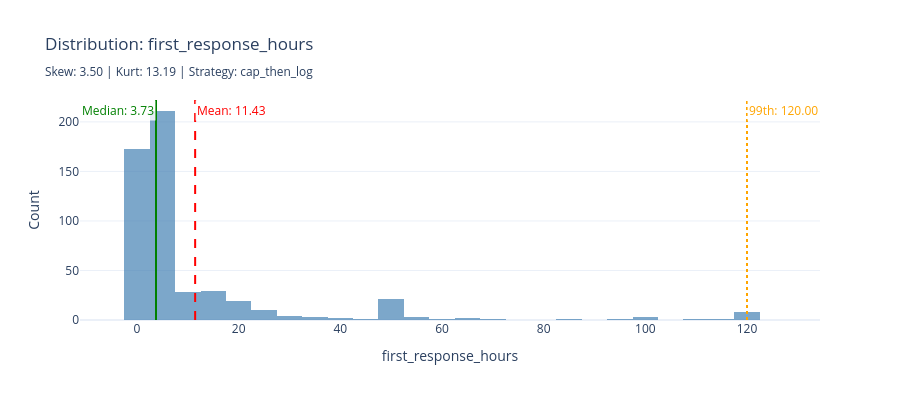
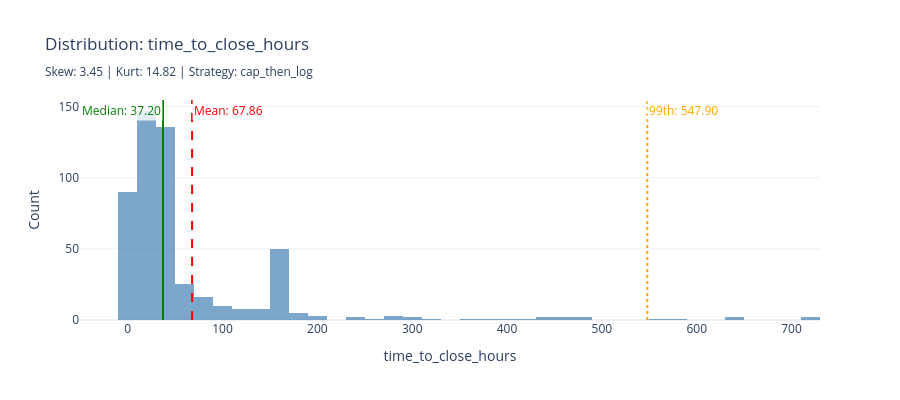
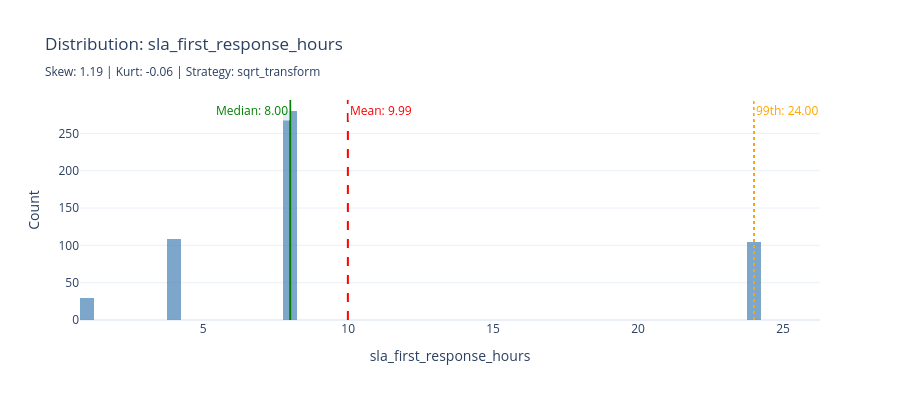

Notebook source saved alongside these figures, in order:
### Code cell
# Per-column distribution visualizations with transformation recommendations
for col_name in numeric_cols:
    analysis = analyses.get(col_name)
    rec = recommendations.get(col_name)
    if not analysis:
        continue

    data = df[col_name].dropna()
    fig = go.Figure()

    fig.add_trace(go.Histogram(x=data, nbinsx=50, name='Distribution',
                                marker_color='steelblue', opacity=0.7))

    mean_val = data.mean()
    median_val = data.median()

    # Position labels on opposite sides to avoid overlap
    mean_position = "top right" if mean_val >= median_val else "top left"
    median_position = "top left" if mean_val >= median_val else "top right"

    fig.add_vline(
        x=mean_val, line_dash="dash", line_color="red",
        annotation_text=f"Mean: {mean_val:.2f}",
        annotation_position=mean_position,
        annotation_font_color="red",
        annotation_bgcolor="rgba(255,255,255,0.8)"
    )

    fig.add_vline(
        x=median_val, line_dash="solid", line_color="green",
        annotation_text=f"Median: {median_val:.2f}",
        annotation_position=median_position,
        annotation_font_color="green",
        annotation_bgcolor="rgba(255,255,255,0.8)"
    )

    # Add 99th percentile marker if there are outliers
    if analysis.outlier_percentage > 5:
        fig.add_vline(x=analysis.percentiles['p99'], line_dash="dot", line_color="orange",
                      annotation_text=f"99th: {analysis.percentiles['p99']:.2f}",
                      annotation_position="top right",
                      annotation_font_color="orange",
                      annotation_bgcolor="rgba(255,255,255,0.8)")

    transform_key = rec.recommended_transform.value if rec else "none"
    transform_label = TRANSFORM_DISPLAY_NAMES.get(transform_key, transform_key)
    fig.update_layout(
        title=f"Distribution: {col_name}<br><sub>Skew: {analysis.skewness:.2f} | Kurt: {analysis.kurtosis:.2f} | Strategy: {transform_label}</sub>",
        xaxis_title=col_name,
        yaxis_title="Count",
        template='plotly_white',
        height=400
    )
    display_figure(fig)

### Figure 1 — Plotly figure (JSON) as saved in the notebook; plotly's stock layout.template omitted (floating-point values rounded to 4 significant figures; data arrays with more than 128 entries replaced by an {"elided": "..."} marker saying what was removed)
{"data": [{"marker": {"color": "steelblue"}, "name": "Distribution", "nbinsx": 50, "opacity": 0.7, "type": "histogram", "x": {"elided": "523 float values"}}], "layout": {"annotations": [{"bgcolor": "rgba(255,255,255,0.8)", "font": {"color": "red"}, "showarrow": false, "text": "Mean: 11.43", "x": 11.43, "xanchor": "left", "xref": "x", "y": 1, "yanchor": "top", "yref": "y domain"}, {"bgcolor": "rgba(255,255,255,0.8)", "font": {"color": "green"}, "showarrow": false, "text": "Median: 3.73", "x": 3.73, "xanchor": "right", "xref": "x", "y": 1, "yanchor": "top", "yref": "y domain"}, {"bgcolor": "rgba(255,255,255,0.8)", "font": {"color": "orange"}, "showarrow": false, "text": "99th: 120.00", "x": 120.0, "xanchor": "left", "xref": "x", "y": 1, "yanchor": "top", "yref": "y domain"}], "height": 400, "shapes": [{"line": {"color": "red", "dash": "dash"}, "type": "line", "x0": 11.43, "x1": 11.43, "xref": "x", "y0": 0, "y1": 1, "yref": "y domain"}, {"line": {"color": "green", "dash": "solid"}, "type": "line", "x0": 3.73, "x1": 3.73, "xref": "x", "y0": 0, "y1": 1, "yref": "y domain"}, {"line": {"color": "orange", "dash": "dot"}, "type": "line", "x0": 120.0, "x1": 120.0, "xref": "x", "y0": 0, "y1": 1, "yref": "y domain"}], "title": {"text": "Distribution: first_response_hours<br><sub>Skew: 3.50 | Kurt: 13.19 | Strategy: cap_then_log</sub>"}, "xaxis": {"title": {"text": "first_response_hours"}}, "yaxis": {"title": {"text": "Count"}}}}

### Figure 2 — Plotly figure (JSON) as saved in the notebook; plotly's stock layout.template omitted (floating-point values rounded to 4 significant figures; data arrays with more than 128 entries replaced by an {"elided": "..."} marker saying what was removed)
{"data": [{"marker": {"color": "steelblue"}, "name": "Distribution", "nbinsx": 50, "opacity": 0.7, "type": "histogram", "x": {"elided": "523 float values"}}], "layout": {"annotations": [{"bgcolor": "rgba(255,255,255,0.8)", "font": {"color": "red"}, "showarrow": false, "text": "Mean: 67.86", "x": 67.86, "xanchor": "left", "xref": "x", "y": 1, "yanchor": "top", "yref": "y domain"}, {"bgcolor": "rgba(255,255,255,0.8)", "font": {"color": "green"}, "showarrow": false, "text": "Median: 37.20", "x": 37.2, "xanchor": "right", "xref": "x", "y": 1, "yanchor": "top", "yref": "y domain"}, {"bgcolor": "rgba(255,255,255,0.8)", "font": {"color": "orange"}, "showarrow": false, "text": "99th: 547.90", "x": 547.9, "xanchor": "left", "xref": "x", "y": 1, "yanchor": "top", "yref": "y domain"}], "height": 400, "shapes": [{"line": {"color": "red", "dash": "dash"}, "type": "line", "x0": 67.86, "x1": 67.86, "xref": "x", "y0": 0, "y1": 1, "yref": "y domain"}, {"line": {"color": "green", "dash": "solid"}, "type": "line", "x0": 37.2, "x1": 37.2, "xref": "x", "y0": 0, "y1": 1, "yref": "y domain"}, {"line": {"color": "orange", "dash": "dot"}, "type": "line", "x0": 547.9, "x1": 547.9, "xref": "x", "y0": 0, "y1": 1, "yref": "y domain"}], "title": {"text": "Distribution: time_to_close_hours<br><sub>Skew: 3.45 | Kurt: 14.82 | Strategy: cap_then_log</sub>"}, "xaxis": {"title": {"text": "time_to_close_hours"}}, "yaxis": {"title": {"text": "Count"}}}}

### Figure 3 — Plotly figure (JSON) as saved in the notebook; plotly's stock layout.template omitted (floating-point values rounded to 4 significant figures; data arrays with more than 128 entries replaced by an {"elided": "..."} marker saying what was removed)
{"data": [{"marker": {"color": "steelblue"}, "name": "Distribution", "nbinsx": 50, "opacity": 0.7, "type": "histogram", "x": {"elided": "523 int values"}}], "layout": {"annotations": [{"bgcolor": "rgba(255,255,255,0.8)", "font": {"color": "red"}, "showarrow": false, "text": "Mean: 9.99", "x": 9.99, "xanchor": "left", "xref": "x", "y": 1, "yanchor": "top", "yref": "y domain"}, {"bgcolor": "rgba(255,255,255,0.8)", "font": {"color": "green"}, "showarrow": false, "text": "Median: 8.00", "x": 8.0, "xanchor": "right", "xref": "x", "y": 1, "yanchor": "top", "yref": "y domain"}, {"bgcolor": "rgba(255,255,255,0.8)", "font": {"color": "orange"}, "showarrow": false, "text": "99th: 24.00", "x": 24.0, "xanchor": "left", "xref": "x", "y": 1, "yanchor": "top", "yref": "y domain"}], "height": 400, "shapes": [{"line": {"color": "red", "dash": "dash"}, "type": "line", "x0": 9.99, "x1": 9.99, "xref": "x", "y0": 0, "y1": 1, "yref": "y domain"}, {"line": {"color": "green", "dash": "solid"}, "type": "line", "x0": 8.0, "x1": 8.0, "xref": "x", "y0": 0, "y1": 1, "yref": "y domain"}, {"line": {"color": "orange", "dash": "dot"}, "type": "line", "x0": 24.0, "x1": 24.0, "xref": "x", "y0": 0, "y1": 1, "yref": "y domain"}], "title": {"text": "Distribution: sla_first_response_hours<br><sub>Skew: 1.19 | Kurt: -0.06 | Strategy: sqrt_transform</sub>"}, "xaxis": {"title": {"text": "sla_first_response_hours"}}, "yaxis": {"title": {"text": "Count"}}}}
